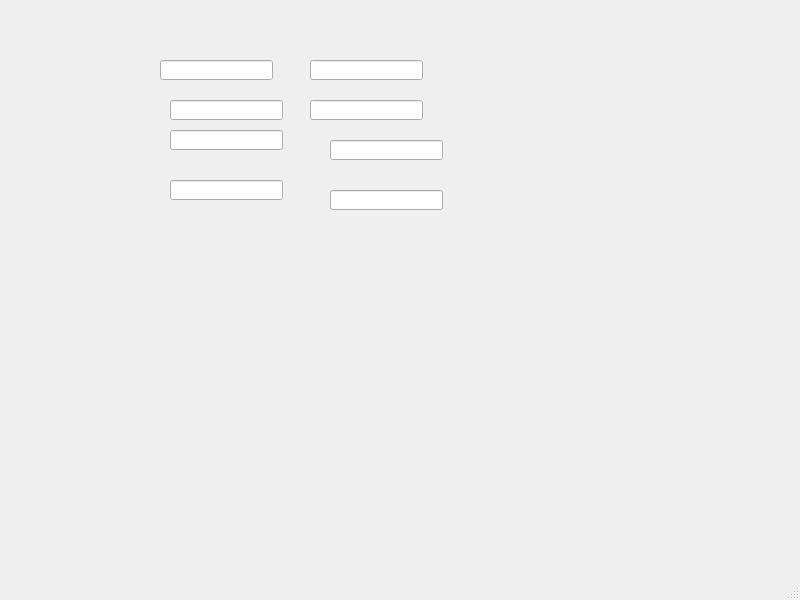
<?xml version="1.0" encoding="UTF-8"?>
<ui version="4.0">
 <class>MainWindow</class>
 <widget class="QMainWindow" name="MainWindow">
  <property name="geometry">
   <rect>
    <x>0</x>
    <y>0</y>
    <width>800</width>
    <height>600</height>
   </rect>
  </property>
  <property name="windowTitle">
   <string>MainWindow</string>
  </property>
  <widget class="QWidget" name="centralwidget">
   <widget class="QLineEdit" name="lineEdit">
    <property name="geometry">
     <rect>
      <x>160</x>
      <y>60</y>
      <width>113</width>
      <height>20</height>
     </rect>
    </property>
   </widget>
   <widget class="QLineEdit" name="lineEdit_2">
    <property name="geometry">
     <rect>
      <x>170</x>
      <y>100</y>
      <width>113</width>
      <height>20</height>
     </rect>
    </property>
   </widget>
   <widget class="QLineEdit" name="lineEdit_3">
    <property name="geometry">
     <rect>
      <x>170</x>
      <y>130</y>
      <width>113</width>
      <height>20</height>
     </rect>
    </property>
   </widget>
   <widget class="QLineEdit" name="lineEdit_4">
    <property name="geometry">
     <rect>
      <x>170</x>
      <y>180</y>
      <width>113</width>
      <height>20</height>
     </rect>
    </property>
   </widget>
   <widget class="QLineEdit" name="lineEdit_5">
    <property name="geometry">
     <rect>
      <x>310</x>
      <y>60</y>
      <width>113</width>
      <height>20</height>
     </rect>
    </property>
   </widget>
   <widget class="QLineEdit" name="lineEdit_6">
    <property name="geometry">
     <rect>
      <x>310</x>
      <y>100</y>
      <width>113</width>
      <height>20</height>
     </rect>
    </property>
   </widget>
   <widget class="QLineEdit" name="lineEdit_7">
    <property name="geometry">
     <rect>
      <x>330</x>
      <y>140</y>
      <width>113</width>
      <height>20</height>
     </rect>
    </property>
   </widget>
   <widget class="QLineEdit" name="lineEdit_8">
    <property name="geometry">
     <rect>
      <x>330</x>
      <y>190</y>
      <width>113</width>
      <height>20</height>
     </rect>
    </property>
   </widget>
  </widget>
  <widget class="QMenuBar" name="menubar">
   <property name="geometry">
    <rect>
     <x>0</x>
     <y>0</y>
     <width>800</width>
     <height>23</height>
    </rect>
   </property>
  </widget>
  <widget class="QStatusBar" name="statusbar"/>
 </widget>
 <tabstops>
  <tabstop>lineEdit</tabstop>
  <tabstop>lineEdit_2</tabstop>
  <tabstop>lineEdit_3</tabstop>
  <tabstop>lineEdit_4</tabstop>
  <tabstop>lineEdit_8</tabstop>
  <tabstop>lineEdit_7</tabstop>
  <tabstop>lineEdit_6</tabstop>
  <tabstop>lineEdit_5</tabstop>
 </tabstops>
 <resources/>
 <connections/>
</ui>
